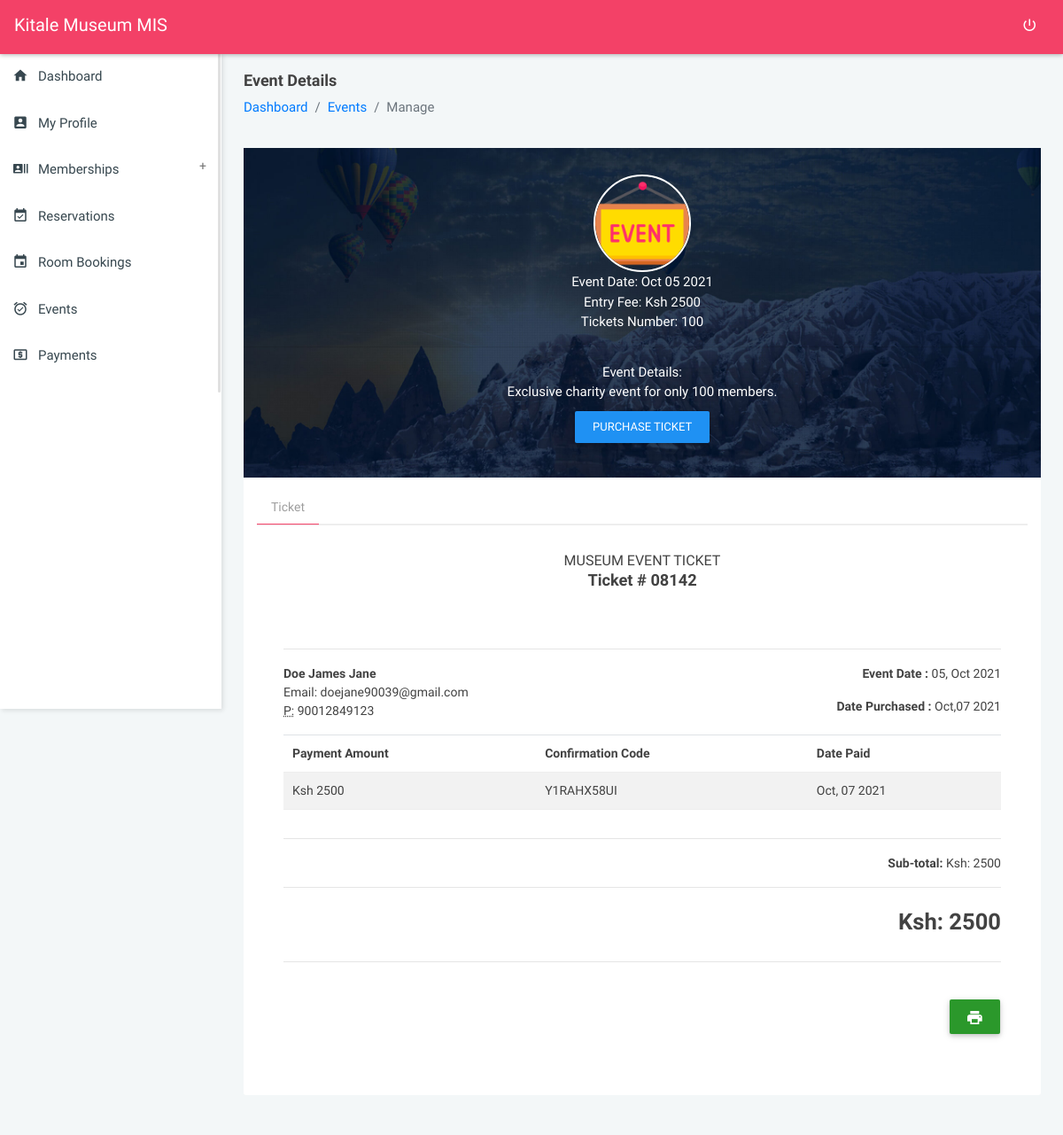
Screenshot of /event?view=72d051bb3b51fecb904f4ddeaf4bdb2167dde6470b (signed in) with the database file from the repository.
### tables this page shows
CREATE TABLE `settings` (
  `id` int(20) NOT NULL,
  `name` longtext DEFAULT NULL,
  `tagline` longtext DEFAULT NULL,
  `logo` longtext DEFAULT NULL,
  `mailer_host` varchar(200) DEFAULT NULL,
  `mailer_username` varchar(200) DEFAULT NULL,
  `mailer_from_email` varchar(200) DEFAULT NULL,
  `mailer_password` varchar(200) DEFAULT NULL
);

CREATE TABLE `events` (
  `event_id` varchar(200) NOT NULL,
  `event_details` longtext DEFAULT NULL,
  `event_date` varchar(200) DEFAULT NULL,
  `event_cost` varchar(200) DEFAULT NULL,
  `event_status` varchar(200) NOT NULL DEFAULT '0',
  `event_tickets` varchar(200) DEFAULT NULL
);

CREATE TABLE `tickets` (
  `ticket_id` varchar(200) NOT NULL,
  `ticket_user_id` varchar(200) DEFAULT NULL,
  `ticket_event_id` varchar(200) DEFAULT NULL,
  `ticket_payment_status` varchar(200) DEFAULT NULL,
  `ticket_status` varchar(200) DEFAULT NULL,
  `ticket_purchased_on` varchar(200) DEFAULT NULL
);

CREATE TABLE `users` (
  `user_id` varchar(200) NOT NULL,
  `user_name` varchar(200) DEFAULT NULL,
  `user_phone` varchar(200) DEFAULT NULL,
  `user_idno` varchar(200) DEFAULT NULL,
  `user_email` varchar(200) DEFAULT NULL,
  `user_password` varchar(200) DEFAULT NULL,
  `user_profile_pic` varchar(200) DEFAULT NULL,
  `user_access_level` varchar(200) DEFAULT NULL,
  `user_created_on` varchar(200) DEFAULT NULL
);

CREATE TABLE `payments` (
  `payment_id` varchar(200) NOT NULL,
  `payment_user_id` varchar(200) NOT NULL,
  `payment_amount` varchar(200) NOT NULL,
  `payment_confirmation_code` varchar(200) NOT NULL,
  `payment_service_paid_id` varchar(200) NOT NULL,
  `payment_created_at` timestamp(6) NOT NULL DEFAULT current_timestamp(6) ON UPDATE current_timestamp(6)
);

### config/codeGen.php (called while the page is built, shortened)
<?php
$b = substr(str_shuffle("1234567890"), 1, 5);

### event.php (the view, shortened to what this page needs)
<?php
require_once('config/config.php');
require_once('config/codeGen.php');
require_once('partials/head.php');
?>
<body class="theme-red">
    <?php require_once('partials/navigation.php'); ?>
    <?php
    require_once('partials/sidebar.php');
    $view = $_GET['view'];
    $ret = "SELECT * FROM events WHERE event_id = '$view'";
    $stmt = $mysqli->prepare($ret);
    $stmt->execute();
    $res = $stmt->get_result();
    while ($event = $res->fetch_object()) {
    ?>
        <section class="content profile-page">
            <div class="container-fluid">
                <div class="block-header">
                    <div class="row">
                        <div class="col-lg-12 col-md-6 col-sm-7">
                            <h2>Event Details</h2>
                            <ul class="breadcrumb">
                                <li class="breadcrumb-item"><a href="home">Dashboard</a></li>
                                <li class="breadcrumb-item"><a href="">Events</a></li>
                                <li class="breadcrumb-item active">Manage</li>
                            </ul>
                        </div>
                    </div>
                </div>
                <div class="row clearfix">
                    <div class="col-md-12">
                        <div class="boxs-simple">
                            <div class="profile-header">
                                <div class="profile_info">
                                    <div class="profile-image"> <img src="assets/images/event.png" alt=""> </div>
                                    <span class="">Event Date: <?php echo  date('M d Y', strtotime($event->event_date));  ?></span><br>
                                    <span class="">Entry Fee: Ksh <?php echo $event->event_cost;  ?></span><br>
                                    <span class="">Tickets Number: <?php echo $event->event_tickets;  ?></span><br>
                                    <hr>
                                    <span class="">Event Details: <br>
                                        <?php echo $event->event_details;  ?></span>
                                    <br>
                                    <div class="d-flex justify-content-center">
                                        <button type="button" class="btn btn-primary" data-toggle="modal" data-target="#purchase_ticket">Purchase Ticket</button>
                                    </div>
                                </div>
                            </div>
                        </div>
                    </div>
                </div>
                <div class="row clearfix">
                    <div class="col-lg-12 col-md-1">
                        <div class="card">
                            <div class="body">
                                <ul class="nav nav-tabs">
                                    <li class="nav-item"><a class="nav-link active" data-toggle="tab" href="#ticket_purchases">Ticket</a></li>
                                </ul>
                                <div class="tab-content">
                                    <div role="tabpanel" class="tab-pane active" id="ticket_purchases">
                                        <?php
                                        $ret = "SELECT * FROM tickets t
                                        INNER JOIN events e ON t.ticket_event_id = e.event_id
                                        INNER JOIN users s ON s.user_id = t.ticket_user_id
                                        WHERE e.event_id = '$view'";
                                        $stmt = $mysqli->prepare($ret);
                                        $stmt->execute();
                                        $res = $stmt->get_result();
                                        while ($ticket = $res->fetch_object()) {
                                             $paid_ticket = $ticket->ticket_id;
                                            ?>
                                            <div class="col-lg-12 col-md-12 col-sm-12">
                                                <div class="card">
                                                    <div id="print">
                                                        <div class="header text-center">
                                                            <h2>Museum Event Ticket</h2>
                                                            <h4>Ticket # <strong><?php echo $b; ?></strong>
                                                            </h4>
                                                        </div>
                                                        <div class="body">
                                                            <hr>
                                                            <div class="row">
                                                                <div class="col-md-6 col-sm-6">
                                                                    <address>
                                                                        <strong><?php echo $ticket->user_name; ?></strong><br>
                                                                        Email: <?php echo $ticket->user_email; ?><br>
                                                                        <abbr title="Phone">P:</abbr> <?php echo $ticket->user_phone; ?>
                                                                    </address>
                                                                </div>
                                                                <div class="col-md-6 col-sm-6 text-right">
                                                                    <p><strong>Event Date : </strong><?php echo date('d, M Y', strtotime($ticket->event_date)); ?></p>
                                                                    <p><strong>Date Purchased : </strong><?php echo $ticket->ticket_purchased_on; ?></p>
                                                                </div>
                                                            </div>
                                                            <?php
                                                            $ret = "SELECT * FROM payments  WHERE payment_service_paid_id = '$paid_ticket'";
                                                            $stmt = $mysqli->prepare($ret);
                                                            $stmt->execute();
                                                            $res = $stmt->get_result();
                                                            while ($payment_details = $res->fetch_object()) {
                                                            ?>
                                                                <div class="row">
                                                                    <div class="col-md-12">
                                                                        <div class="table-responsive">
                                                                            <table id="mainTable" class="table table-striped" style="cursor: pointer;">
                                                                                <thead>
                                                                                    <tr>
                                                                                        <th>Payment Amount</th>
                                                                                        <th>Confirmation Code</th>
                                                                                        <th>Date Paid</th>
                                                                                    </tr>
                                                                                </thead>
                                                                                <tbody>
                                                                                    <tr>
                                                                                        <td>Ksh <?php echo $payment_details->payment_amount; ?></td>
                                                                                        <td><?php echo $payment_details->payment_confirmation_code; ?></td>
                                                                                        <td><?php echo date('M, d Y', strtotime($payment_details->payment_created_at)); ?></td>
                                                                                    </tr>
                                                                                </tbody>
                                                                            </table>
                                                                        </div>
                                                                    </div>
                                                                </div>
                                                                <hr>
                                                                <div class="row" style="border-radius: 0px;">
                                                                    <div class="col-md-12 text-right">
                                                                        <p class="text-right"><b>Sub-total:</b> Ksh: <?php echo $payment_details->payment_amount; ?></p>
                                                                        <hr>
                                                                        <h3 class="text-right">Ksh: <?php echo $payment_details->payment_amount; ?></h3>
                                                                    </div>
                                                                </div>
                                                            <?php } ?>
                                                            <hr>
                                                        </div>
                                                    </div>
                                                    <div class="hidden-print col-md-12 text-right">
                                                        <button id="print" onclick="printContent('print');" class="btn btn-raised btn-success"><i class="zmdi zmdi-print"></i></button>
                                                    </div>
                                                </div>
                                            </div>
                                        <?php } ?>
                                    </div>
                                </div>
                            </div>
                        </div>
                    </div>
                </div>
            </div>
        </section>
                                                <?php
                                                $user_id = $_SESSION['user_id'];
                                                $ret = "SELECT * FROM users WHERE user_access_level = 'Member' AND user_id = '$user_id'  ";
                                                $stmt = $mysqli->prepare($ret);
                                                $stmt->execute();
                                                $res = $stmt->get_result();
                                                ?>
    <?php } ?>
</body>
</html>

### partials/navigation.php (shortened to what this page needs)
<?php
$user_rank = $_SESSION['user_access_level'];
$ret = "SELECT * FROM settings";
$stmt = $mysqli->prepare($ret);
$stmt->execute();
$res = $stmt->get_result();
while ($sys = $res->fetch_object()) {
    if ($user_rank == 'Member') {
?>
        <nav class="navbar">
            <div class="col-12">
                <div class="navbar-header">
                    <a href="javascript:void(0);" class="bars"></a>
                    <a class="navbar-brand" href="home"><?php echo $sys->name; ?> MIS</a>
                </div>
                <ul class="nav navbar-nav navbar-right">
                    <li><a href="logout" class="mega-menu" data-close="true"><i class="zmdi zmdi-power"></i></a></li>
                </ul>
            </div>
        </nav>
    <?php
    } else {
    ?>
        <nav class="navbar">
            <div class="col-12">
                <div class="navbar-header">
                    <a class="navbar-brand" href="dashboard"><?php echo $sys->name; ?> MIS</a>
                </div>
                <ul class="nav navbar-nav navbar-right">
                    <li><a href="logout" class="mega-menu" data-close="true"><i class="zmdi zmdi-power"></i></a></li>
                </ul>
            </div>
        </nav>
<?php
    }
}
?>

### rows the page displays
settings: name "Kitale Museum"
events: event_date "Oct 05 2021", event_cost "2500", event_tickets "100", event_details "Exclusive charity event for only 100 members."
tickets: users.user_name "Doe James Jane", users.user_email "doejane90039@gmail.com", users.user_phone "90012849123", events.event_date "05, Oct 2021", ticket_purchased_on "Oct,07 2021"
payments: payment_amount "2500", payment_confirmation_code "Y1RAHX58UI", payment_created_at "Oct, 07 2021"
